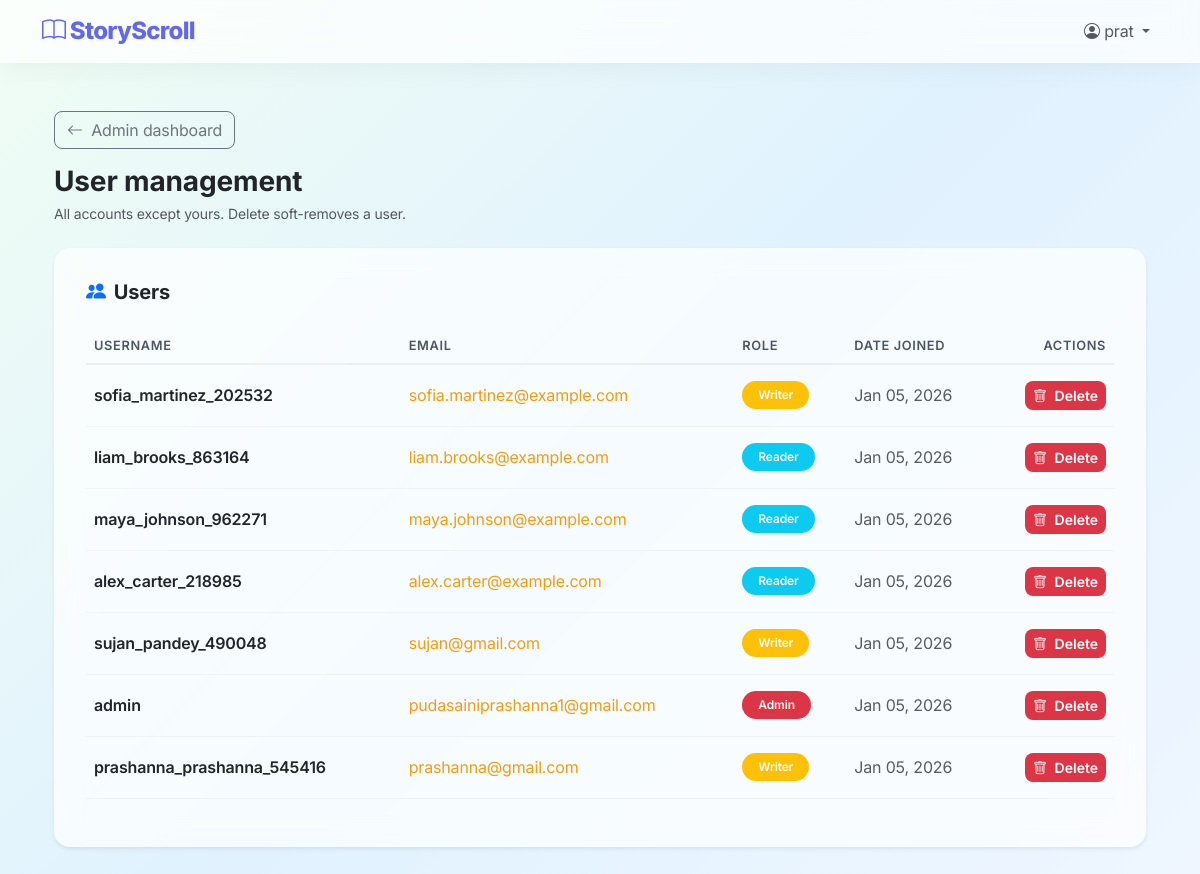
/system/manage/users/ (signed in), run on an earlier commit of the app's database.
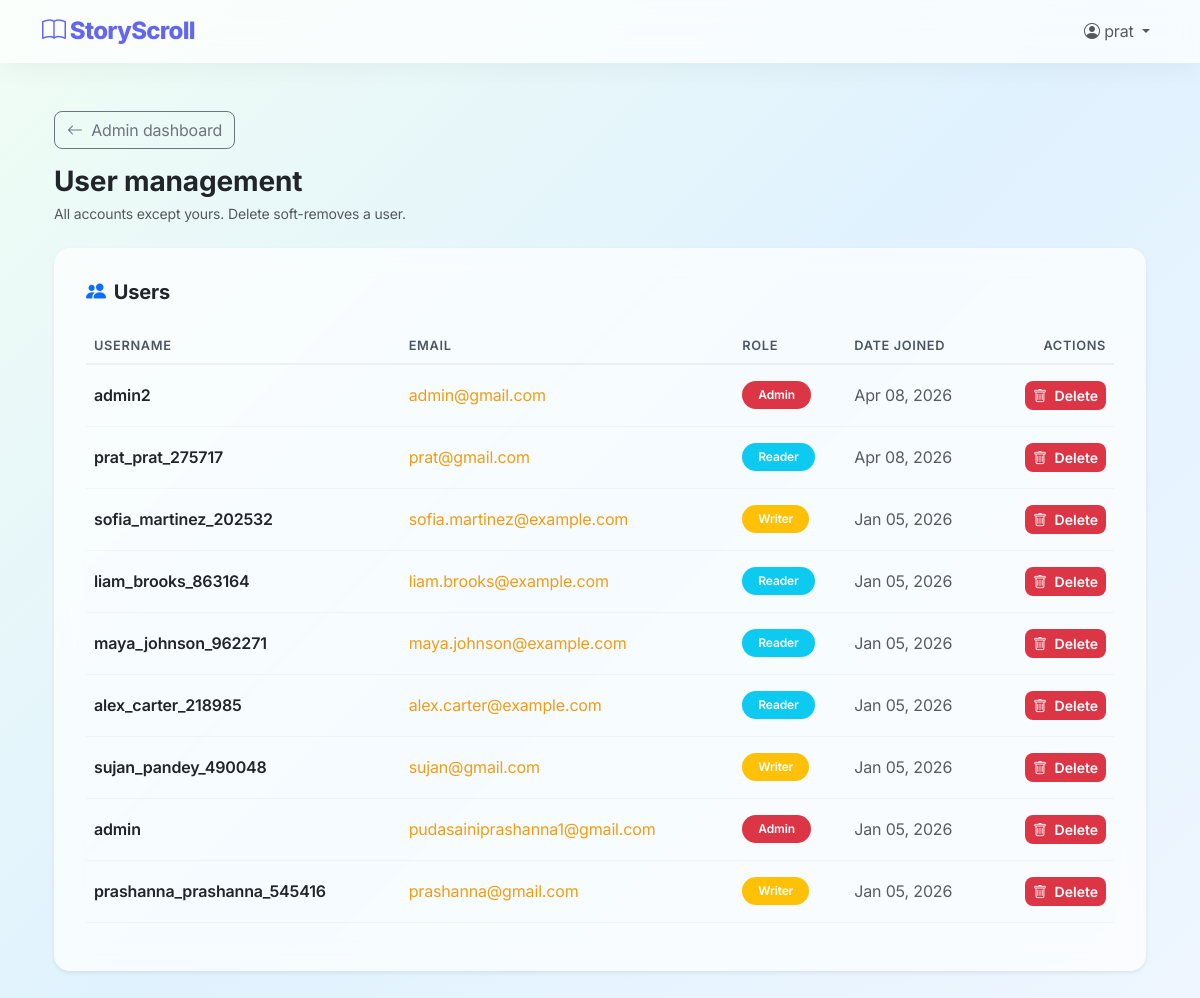
And on a later commit of the database.
### blog/models.py (models this page shows, shortened)
class User(AbstractUser):
    ROLE_CHOICES = [
        ('Admin', 'Admin'),
        ('Writer', 'Writer'),
        ('Reader', 'Reader'),
    ]
    GENDER_CHOICES = [
        ('Male', 'Male'),
        ('Female', 'Female'),
        ('Other', 'Other'),
        ('Prefer not to say', 'Prefer not to say'),
    ]
    role = models.CharField(max_length=10, choices=ROLE_CHOICES, default='Reader')
    middle_name = models.CharField(max_length=150, blank=True, null=True)
    phone_number = models.CharField(max_length=20, blank=True, null=True)
    gender = models.CharField(max_length=20, choices=GENDER_CHOICES, blank=True, null=True)
    bio = models.TextField(blank=True, null=True)
    profile_pic = models.ImageField(
        upload_to='profile_pics/',
        blank=True,
        null=True,
        validators=[FileExtensionValidator(['jpg', 'jpeg', 'png', 'gif'])]
    )
    is_approved = models.BooleanField(default=False)
    writer_request = models.BooleanField(default=False)
    writer_request_message = models.TextField(blank=True, null=True)
    is_deleted = models.BooleanField(default=False)
    deleted_at = models.DateTimeField(blank=True, null=True)
    objects = UserManager()        # default (filtered)
    all_objects = BaseUserManager()  # unfiltered

### blog/views.py (the view)
# urls.py: path('system/manage/users/', views.admin_manage_users, name='admin_manage_users'),
@role_required(['Admin'])
def admin_manage_users(request):
    users = User.objects.exclude(id=request.user.id).order_by('-date_joined')
    return render(request, 'blog/admin_manage_users.html', {'users': users})

### blog/models.py (called while the page is built)
    def get_queryset(self):
        return super().get_queryset().filter(is_deleted=False)

### blog/templates/blog/admin_manage_users.html (shortened to what this page needs)
{% extends 'blog/admin/base_manage.html' %}
{% block admin_page_heading %}User management{% endblock %}
{% block admin_page_subtitle %}<p class="text-muted small mb-0">All accounts except yours. Delete soft-removes a user.</p>{% endblock %}
{% block admin_inner %}
<div class="card border-0 shadow-sm p-3 rounded-4 mb-4" style="background: rgba(255,255,255,0.7); backdrop-filter: blur(12px);">
  <div class="card-header bg-transparent border-0 pt-3 px-3 pb-2">
    <h2 class="card-title h5 mb-0 fw-bold d-flex align-items-center">
      <i class="bi bi-people-fill text-primary me-2"></i> Users
    </h2>
  </div>
  <div class="card-body">
    <div class="table-responsive">
      <table class="table table-hover align-middle">
        <thead class="table-light">
          <tr>
            <th>Username</th>
            <th>Email</th>
            <th>Role</th>
            <th>Date Joined</th>
            <th class="text-end">Actions</th>
          </tr>
        </thead>
        <tbody>
          {% for u in users %}
          <tr>
            <td class="fw-semibold">{{ u.username }}</td>
            <td><a href="mailto:{{ u.email }}" class="hover-link">{{ u.email }}</a></td>
            <td>
              <span class="badge rounded-pill bg-{% if u.role == 'Admin' %}danger{% elif u.role == 'Writer' %}warning{% else %}info{% endif %} px-3 py-2">
                {{ u.role }}
              </span>
            </td>
            <td class="text-muted">{{ u.date_joined|date:"M d, Y" }}</td>
            <td class="text-end">
              <form method="POST" action="{% url 'delete_user' u.id %}" class="d-inline">
                <button type="submit" class="btn btn-danger btn-sm rounded-3"
                        onclick="return confirm('Are you sure you want to delete this user?');">
                  <i class="bi bi-trash me-1"></i> Delete
                </button>
              </form>
            </td>
          </tr>
          {% empty %}
          <tr>
            <td colspan="5" class="text-center text-muted py-4">No users found.</td>
          </tr>
          {% endfor %}
        </tbody>
      </table>
    </div>
  </div>
</div>
{% endblock %}

What changed in the data, as far as the page shows it:
added User: username "admin2", email "admin@gmail.com", role "Admin", date_joined "Apr 08, 2026"
added User: username "prat_prat_275717", email "prat@gmail.com", role "Reader", date_joined "Apr 08, 2026"
